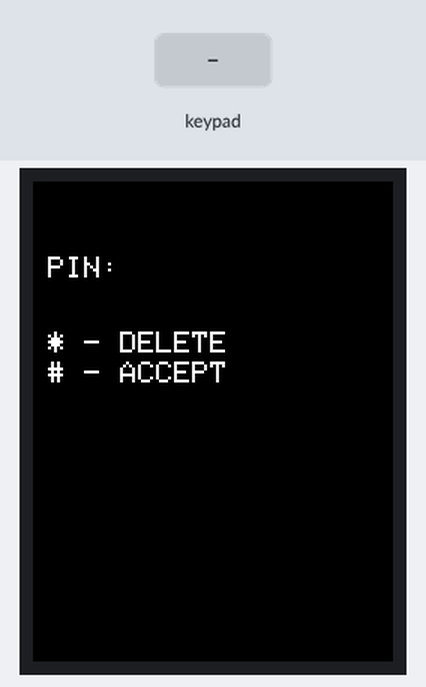
Bench run of a program on a simulated ESP32. Parts: 240×320 colour display. The test bench sets the inputs (shaded band). WiFi joins after 1.5 s; servers stay silent unless stated; uploads are accepted with an empty reply; storage starts empty; what the program prints to the serial monitor is not drawn.

Above: at 3.1 s.
3.2 s: keypad keys 1 3 1 2 1 4 2 7 pressed 0.4 s apart
At 5.9 s:
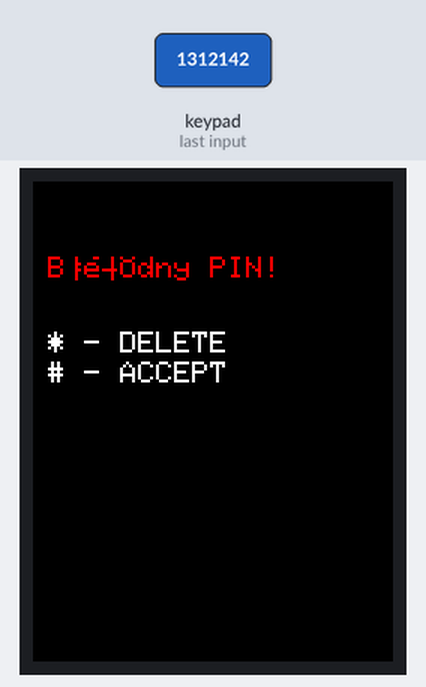
7.9 s: key 'A' pressed
At 9.7 s:
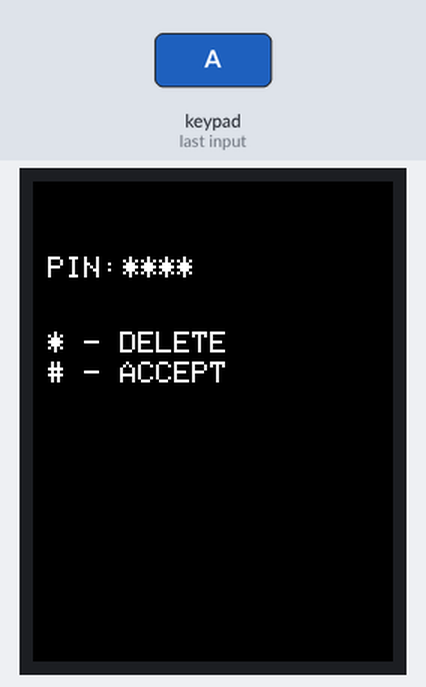
10.8 s: key '#' pressed
At 12.1 s:
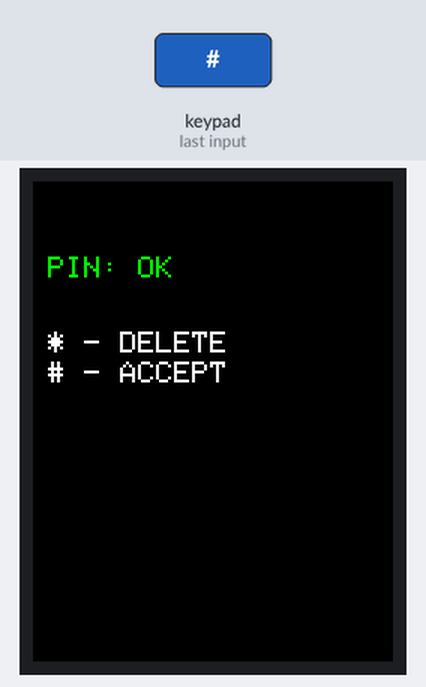
13.8 s: key '#' pressed
At 16.4 s:
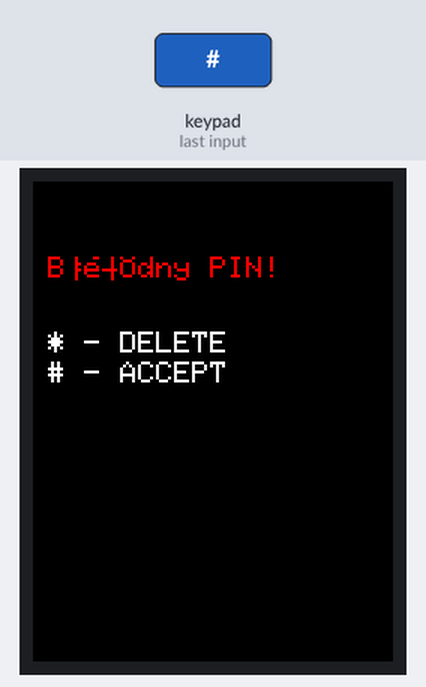
16.8 s: keypad keys 1 2 3 4 # pressed 0.4 s apart
At 19.35 s:
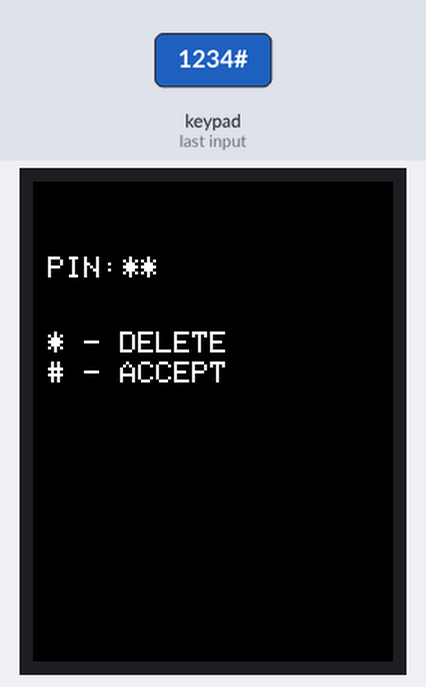
21.5 s: keypad keys 1 2 3 4 * pressed 0.4 s apart
At 24.67 s:
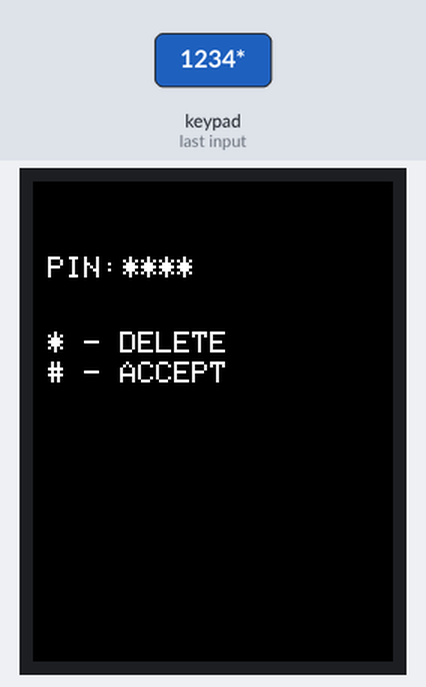
Timing chart, 0 to 26.2 s (numbered marks = the images above; inputs shaded):
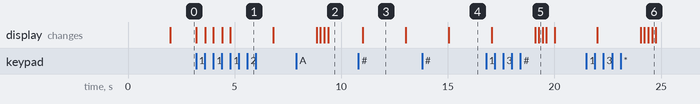

Measured:
- after the input at 3.2 s, the display: first changes at once (image 1 shows a later state)
- after the input at 10.8 s, the display: changes after 0.21 s (image 3)
- after the input at 13.8 s, the display: changes after 1.2 s (image 4)
- after the input at 16.8 s, the display: first differs from a run without the input after 2.3 s (image 5 shows a later state)
- after the input at 21.5 s, the display: first differs from a run without the input after 2.5 s (image 6 shows a later state)
- what the display in image 3 shows lasts 2.0 s, from 11.0 s to 13.0 s

The program:

main.cpp
```cpp
#include "lcd_display.h"
#include "keypad_handler.h"
#include "json_handler.h"
#include "wifi_handler.h"
#include "server_handler.h"
#include <SPIFFS.h>
#include <Arduino.h>

void setup()
{
    Serial.begin(115200); // Inicjalizacja komunikacji szeregowej
    Serial.println("🚀 System startup...");

    setupWiFi(); // Połącz z Wi-Fi

    if (!SPIFFS.begin(true))
    {
        Serial.println("[SPIFFS] ❌ Błąd inicjalizacji!");
        return;
    }

    initializeLCD();    // Inicjalizacja wyświetlacza LCD
    initializeKeypad(); // Inicjalizacja klawiatury

    Serial.println("✅ System gotowy!");

    //    savePinToJson("1234"); // Zapisujemy testowy PIN
}

void loop()
{
    char key = getPressedKey(); // Pobierz naciśnięty klawisz
    if (key)
    {
        handleKeyPress(key); // Obsłuż naciśnięcie klawisza

    }
}
```

json_handler.h
```cpp
#ifndef JSON_HANDLER_H
#define JSON_HANDLER_H

#include <Arduino.h>

// Deklaracja funkcji zapisującej PIN do pliku JSON
void savePinToJson(const String &pin);
// Deklaracja funkcji odczytującej PIN z pliku JSON
String readPinFromJson();

#endif // JSON_HANDLER_H
```

keypad_handler.h
```cpp
#ifndef KEYPAD_HANDLER_H
#define KEYPAD_HANDLER_H

#include <Keypad.h>

// Definicja liczby wierszy i kolumn klawiatury
#define ROWS 4
#define COLS 4

// Deklaracja zmiennych klawiatury
extern char keys[ROWS][COLS];
extern byte rowPins[ROWS];
extern byte colPins[COLS];
extern Keypad keypad;

// Deklaracja funkcji inicjalizującej klawiaturę
void initializeKeypad();
// Deklaracja funkcji zwracającej naciśnięty klawisz
char getPressedKey();
// Deklaracja funkcji obsługującej naciśnięcia klawiszy
void handleKeyPress(char key);

#endif // KEYPAD_HANDLER_H
```

lcd_display.h
```cpp
#ifndef LCD_DISPLAY_H
#define LCD_DISPLAY_H

#include <Adafruit_GFX.h>
#include <Adafruit_ILI9341.h>

// Definicja pinów SPI dla wyświetlacza
#define TFT_CS 18
#define TFT_DC 5
#define TFT_RST 17
#define TFT_MOSI 21
#define TFT_SCLK 19
#define TFT_BL 16

// Deklaracja obiektu wyświetlacza
extern Adafruit_ILI9341 tft;

// Deklaracja funkcji inicjalizującej wyświetlacz LCD
void initializeLCD();
// Deklaracja funkcji wyświetlającej PIN na ekranie LCD
void displayPinOnLCD(const String &pin, uint16_t color = ILI9341_WHITE);
// Deklaracja funkcji wyświetlającej błąd na ekranie LCD
void displayErrorOnLCD();
// Deklaracja funkcji wyświetlającej sukces na ekranie LCD
void displaySuccessOnLCD();

#endif // LCD_DISPLAY_H
```

server_handler.h
```cpp
#ifndef SERVER_HANDLER_H
#define SERVER_HANDLER_H

#include <Arduino.h>

// Deklaracja funkcji wysyłającej dane JSON do serwera
bool sendJsonToServer(String pin);

#endif // SERVER_HANDLER_H
```

wifi_handler.h
```cpp
#ifndef WIFI_HANDLER_H
#define WIFI_HANDLER_H

// Deklaracja funkcji inicjalizującej połączenie WiFi
void setupWiFi();

#endif // WIFI_HANDLER_H
```

json_handler.cpp
```cpp
#include <FS.h>
#include <SPIFFS.h>
#include <Arduino_JSON.h>
#include "json_handler.h"
#include "server_handler.h"

// Funkcja zapisująca PIN do pliku JSON
void savePinToJson(const String &pin)
{
    if (!SPIFFS.begin(true))
    {
        Serial.println("[SPIFFS] ❌ Błąd inicjalizacji!");
        return;
    }

    JSONVar pinData;
    pinData["pin"] = pin;

    File file = SPIFFS.open("/pin_data.json", "w");
    if (!file)
    {
        Serial.println("[JSON] ❌ Błąd zapisu pliku!");
        return;
    }

    file.print(JSON.stringify(pinData));
    file.close();
    Serial.println("[JSON] ✅ PIN zapisany w pliku!");

    //    sendJsonToServer(); // Wysyłanie pliku do serwera
}

// Funkcja odczytująca PIN z pliku JSON
String readPinFromJson()
{
    if (!SPIFFS.begin(true))
    {
        Serial.println("[SPIFFS] ❌ Błąd inicjalizacji!");
        return "";
    }

    if (!SPIFFS.exists("/pin_data.json"))
    {
        Serial.println("[SPIFFS] ⚠️ Brak pliku PIN! Tworzę nowy...");
        savePinToJson("1234");
        return "1234";
    }

    File file = SPIFFS.open("/pin_data.json", "r");
    if (!file)
    {
        Serial.println("[JSON] ❌ Błąd otwarcia pliku!");
        return "";
    }

    String content = file.readString();
    file.close();

    JSONVar jsonData = JSON.parse(content);
    if (JSON.typeof(jsonData) == "undefined")
    {
        Serial.println("[JSON] ❌ Błąd parsowania JSON! Resetowanie...");
        savePinToJson("1234");
        return "1234";
    }

    return jsonData.hasOwnProperty("pin") ? (const char *)jsonData["pin"] : "";
}
```

keypad_handler.cpp
```cpp
#include "keypad_handler.h"
#include "lcd_display.h"
#include "json_handler.h"
#include "server_handler.h"
#include <Arduino.h>

// Definicja klawiszy na klawiaturze
char keys[ROWS][COLS] = {
    {'1', '2', '3', 'A'},
    {'4', '5', '6', 'B'},
    {'7', '8', '9', 'C'},
    {'*', '0', '#', 'D'}};

// Definicja pinów dla wierszy i kolumn klawiatury
byte rowPins[ROWS] = {13, 12, 14, 27};
byte colPins[COLS] = {26, 25, 33, 32};

// Inicjalizacja klawiatury
Keypad keypad = Keypad(makeKeymap(keys), rowPins, colPins, ROWS, COLS);

String enteredPin = "";
char lastKey = '\0';

// Funkcja inicjalizująca klawiaturę
void initializeKeypad()
{
    Serial.println("🔢 Keypad initialized");
    initializeLCD();
}

// Funkcja zwracająca naciśnięty klawisz
char getPressedKey()
{
    return keypad.getKey();
}

// Funkcja obsługująca naciśnięcia klawiszy
void handleKeyPress(char key)
{
    if (key)
    {
        lastKey = key;

        if (key == '#')
        {
            if (enteredPin.length() == 4)
            {
                Serial.println("🔑 PIN Entered: " + enteredPin);
                // String storedPin = readPinFromJson();
                bool success = sendJsonToServer(enteredPin);
                if (success)
                {
                    Serial.println("✅ Dostęp przyznany!");
                    displaySuccessOnLCD();
                }
                else
                {
                    Serial.println("❌ Niepoprawny PIN!");
                    displayErrorOnLCD();
                }

                delay(2000);
                enteredPin = "";
                displayPinOnLCD(enteredPin);
            }
            else
            {
                Serial.println("⚠️ PIN musi mieć 4 cyfry!");
                displayErrorOnLCD();
                delay(2000);
                enteredPin = "";
                displayPinOnLCD(enteredPin);
            }
        }
        else if (key == '*')
        {
            enteredPin = "";
            Serial.println("🔄 PIN Cleared");
            displayPinOnLCD(enteredPin);
        }
        else
        {
            if (enteredPin.length() < 4)
            {
                enteredPin += key;
                displayPinOnLCD(enteredPin);
                Serial.println("📌 Current PIN: " + enteredPin);
            }
            else
            {
                Serial.println("⚠️ PIN za długi! Reset.");
                displayErrorOnLCD();
                delay(2000);
                enteredPin = "";
                displayPinOnLCD(enteredPin);
            }
        }
    }
    else if (!key)
    {
        lastKey = '\0';
    }
}
```

lcd_display.cpp
```cpp
#include "lcd_display.h"

// Inicjalizacja wyświetlacza
Adafruit_ILI9341 tft(TFT_CS, TFT_DC, TFT_MOSI, TFT_SCLK, TFT_RST);

// Funkcja inicjalizująca wyświetlacz LCD
void initializeLCD()
{
    tft.begin();
    tft.fillScreen(ILI9341_BLACK);
    tft.setTextColor(ILI9341_WHITE);
    tft.setTextSize(2);
    Serial.println("LCD Initialized");

    // Początkowy ekran - PIN + instrukcje
    tft.setCursor(10, 50);
    tft.print("PIN: ");

    tft.setCursor(10, 100);
    tft.print("* - DELETE");

    tft.setCursor(10, 120);
    tft.print("# - ACCEPT");
}

// Funkcja wyświetlająca PIN na ekranie LCD
void displayPinOnLCD(const String &pin, uint16_t color)
{
    // Zmieniamy kolor PIN-u
    tft.setTextColor(color);
    tft.fillRect(10, 50, 200, 20, ILI9341_BLACK); // Czyszczenie miejsca
    tft.setCursor(10, 50);
    tft.print("PIN: ");

    // Wyświetlamy wpisany PIN jako gwiazdki
    tft.setCursor(60, 50);
    for (size_t i = 0; i < pin.length(); i++)
    {
        tft.print('*');
    }
}

// Funkcja wyświetlająca błąd na ekranie LCD
void displayErrorOnLCD()
{
    // Wyświetlamy "Błędny PIN!" w miejscu "PIN: "
    tft.fillRect(10, 50, 200, 20, ILI9341_BLACK);
    tft.setTextColor(ILI9341_RED);
    tft.setCursor(10, 50);
    tft.print("Błędny PIN!");

    // Oczekiwanie 2 sekundy
    delay(2000);

    // Resetowanie ekranu, przywrócenie "PIN: " na biało
    tft.fillRect(10, 50, 200, 20, ILI9341_BLACK);
    tft.setTextColor(ILI9341_WHITE);
    tft.setCursor(10, 50);
    tft.print("PIN: ");
}

// Funkcja wyświetlająca sukces na ekranie LCD
void displaySuccessOnLCD()
{
    // "PIN:" w kolorze zielonym
    tft.setTextColor(ILI9341_GREEN);
    tft.fillRect(10, 50, 200, 20, ILI9341_BLACK);
    tft.setCursor(10, 50);
    tft.print("PIN: OK");

    // Czekamy 2 sekundy, zanim ekran wróci do białego
    delay(2000);
    tft.fillRect(10, 50, 200, 20, ILI9341_BLACK);
    tft.setTextColor(ILI9341_WHITE);
    tft.setCursor(10, 50);
    tft.print("PIN: ");
}
```

server_handler.cpp
```cpp
#include "server_handler.h"
#include <WiFi.h>
#include <HTTPClient.h>
#include <Arduino_JSON.h>
#include <SPIFFS.h>

// Adres lokalnego serwera
const char *serverURL = "http://192.168.159.40:8080/validate/pin";

// Funkcja testująca połączenie z serwerem
void testServerConnection()
{
    HTTPClient http;
    http.begin("http://10.3.213.142:5000/"); // Sprawdzenie dostępności serwera
    int httpResponseCode = http.GET();

    if (httpResponseCode = 200)
    {
        Serial.printf("[TEST] ✅ Odpowiedź serwera: %d\n", httpResponseCode);
    }
    else
    {
        Serial.printf("[TEST] ❌ Błąd połączenia! Kod: %d\n", httpResponseCode);
    }

    http.end();
}

// Funkcja wysyłająca dane JSON do serwera
bool sendJsonToServer(String pin)
{
    if (WiFi.status() != WL_CONNECTED)
    {
        Serial.println("[WiFi] ❌ Brak połączenia z siecią!");
        return false;
    }

    // testServerConnection(); // Dodanie testowego żądania GET
    JSONVar pinData;
    pinData["pin"] = pin;
    String jsonData = JSON.stringify(pinData);

    HTTPClient http;
    http.begin(serverURL);
    http.addHeader("Content-Type", "application/json");

    int httpResponseCode = http.POST(jsonData);

    http.end();

    if (httpResponseCode == 200)
    {
        Serial.printf("[SERVER] ✅ Odpowiedź serwera: %d\n", httpResponseCode);
        return true;
    }
    else
    {
        Serial.printf("[SERVER] ❌ Błąd wysyłania danych! Kod: %d\n", httpResponseCode);
        return false;
    }
}
```

wifi_handler.cpp
```cpp
#include "wifi_handler.h"
#include <WiFi.h>

// Nazwa sieci WiFi i hasło
const char *ssid = "Hotto-Spotto";
const char *password = "01234567890";

// Funkcja inicjalizująca połączenie WiFi
void setupWiFi()
{
    Serial.print("[WiFi] 🔄 Łączenie z siecią: ");
    Serial.println(ssid);

    WiFi.begin(ssid, password);

    int retries = 0;
    while (WiFi.status() != WL_CONNECTED && retries < 20)
    {
        delay(500);
        Serial.print(".");
        retries++;
    }

    if (WiFi.status() == WL_CONNECTED)
    {
        Serial.println("\n[WiFi] ✅ Połączono!");
        Serial.print("[WiFi] 📡 Adres IP: ");
        Serial.println(WiFi.localIP());
    }
    else
    {
        Serial.println("\n[WiFi] ❌ Nie udało się połączyć!");
    }
}
```
